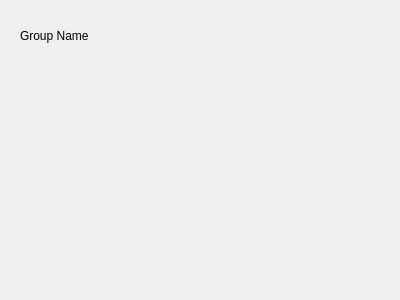
<?xml version="1.0" encoding="UTF-8"?>
<ui version="4.0">
 <class>ProxyGroupWidget</class>
 <widget class="QWidget" name="ProxyGroupWidget">
  <property name="geometry">
   <rect>
    <x>0</x>
    <y>0</y>
    <width>400</width>
    <height>300</height>
   </rect>
  </property>
  <property name="sizePolicy">
   <sizepolicy hsizetype="Expanding" vsizetype="Minimum">
    <horstretch>0</horstretch>
    <verstretch>0</verstretch>
   </sizepolicy>
  </property>
  <property name="windowTitle">
   <string>Form</string>
  </property>
  <layout class="QVBoxLayout" name="verticalLayout">
   <item>
    <widget class="QFrame" name="groupHeader">
     <property name="sizePolicy">
      <sizepolicy hsizetype="Preferred" vsizetype="Fixed">
       <horstretch>0</horstretch>
       <verstretch>0</verstretch>
      </sizepolicy>
     </property>
     <layout class="QHBoxLayout" name="header" stretch="0,0">
      <item>
       <widget class="QLabel" name="groupName">
        <property name="sizePolicy">
         <sizepolicy hsizetype="Preferred" vsizetype="Fixed">
          <horstretch>0</horstretch>
          <verstretch>0</verstretch>
         </sizepolicy>
        </property>
        <property name="minimumSize">
         <size>
          <width>0</width>
          <height>32</height>
         </size>
        </property>
        <property name="maximumSize">
         <size>
          <width>16777215</width>
          <height>32</height>
         </size>
        </property>
        <property name="text">
         <string>Group Name</string>
        </property>
       </widget>
      </item>
      <item>
       <widget class="QPushButton" name="groupButton">
        <property name="sizePolicy">
         <sizepolicy hsizetype="Preferred" vsizetype="Minimum">
          <horstretch>0</horstretch>
          <verstretch>0</verstretch>
         </sizepolicy>
        </property>
        <property name="minimumSize">
         <size>
          <width>28</width>
          <height>28</height>
         </size>
        </property>
        <property name="maximumSize">
         <size>
          <width>28</width>
          <height>28</height>
         </size>
        </property>
        <property name="cursor">
         <cursorShape>PointingHandCursor</cursorShape>
        </property>
        <property name="text">
         <string/>
        </property>
        <property name="checkable">
         <bool>true</bool>
        </property>
        <property name="checked">
         <bool>false</bool>
        </property>
        <property name="flat">
         <bool>true</bool>
        </property>
       </widget>
      </item>
     </layout>
    </widget>
   </item>
   <item>
    <widget class="QWidget" name="content" native="true">
     <property name="sizePolicy">
      <sizepolicy hsizetype="Expanding" vsizetype="Minimum">
       <horstretch>0</horstretch>
       <verstretch>0</verstretch>
      </sizepolicy>
     </property>
    </widget>
   </item>
  </layout>
 </widget>
 <resources/>
 <connections/>
</ui>
